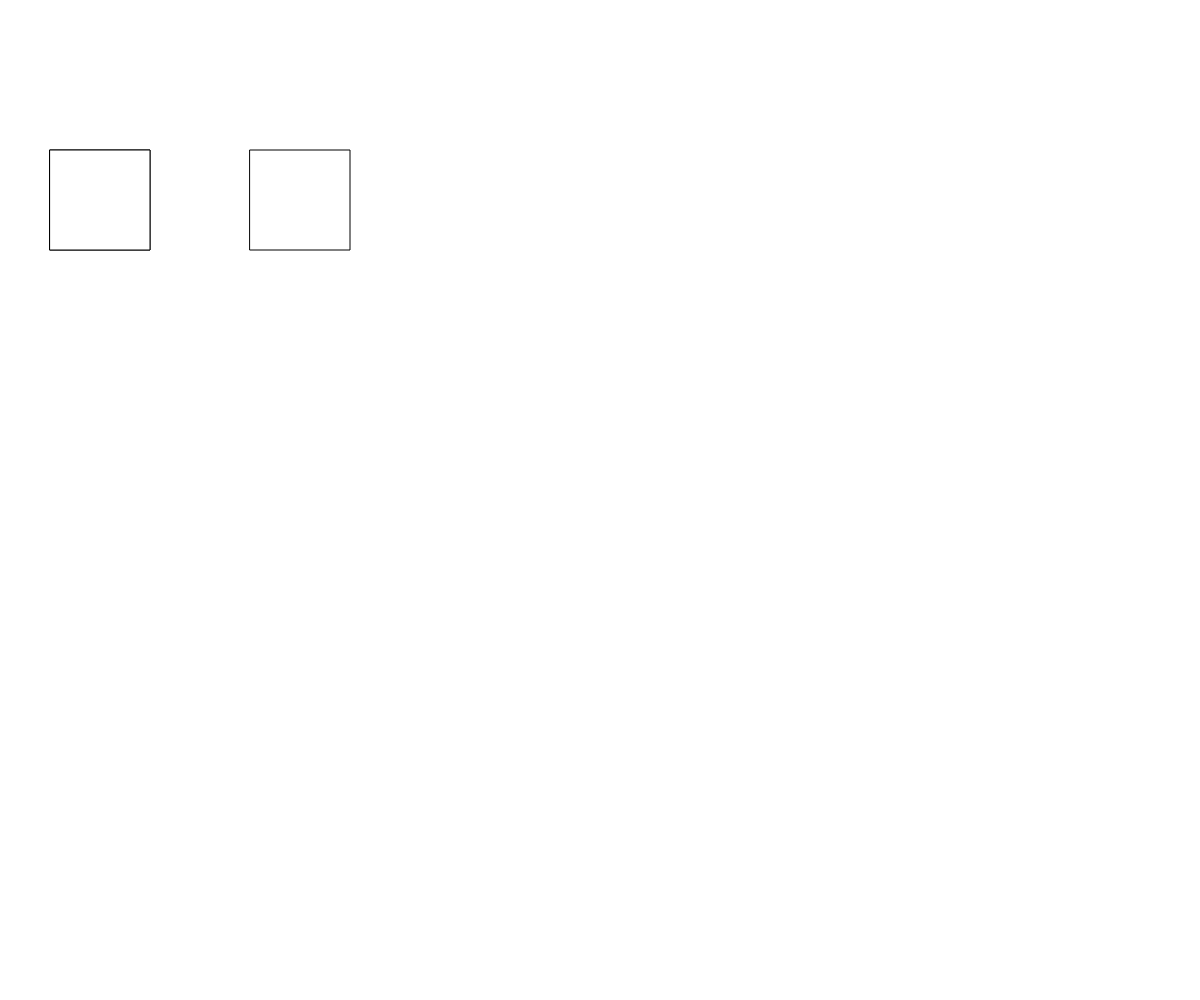
Frame 1 (no input)
Frame 60 (no input): identical to frame 1, image omitted
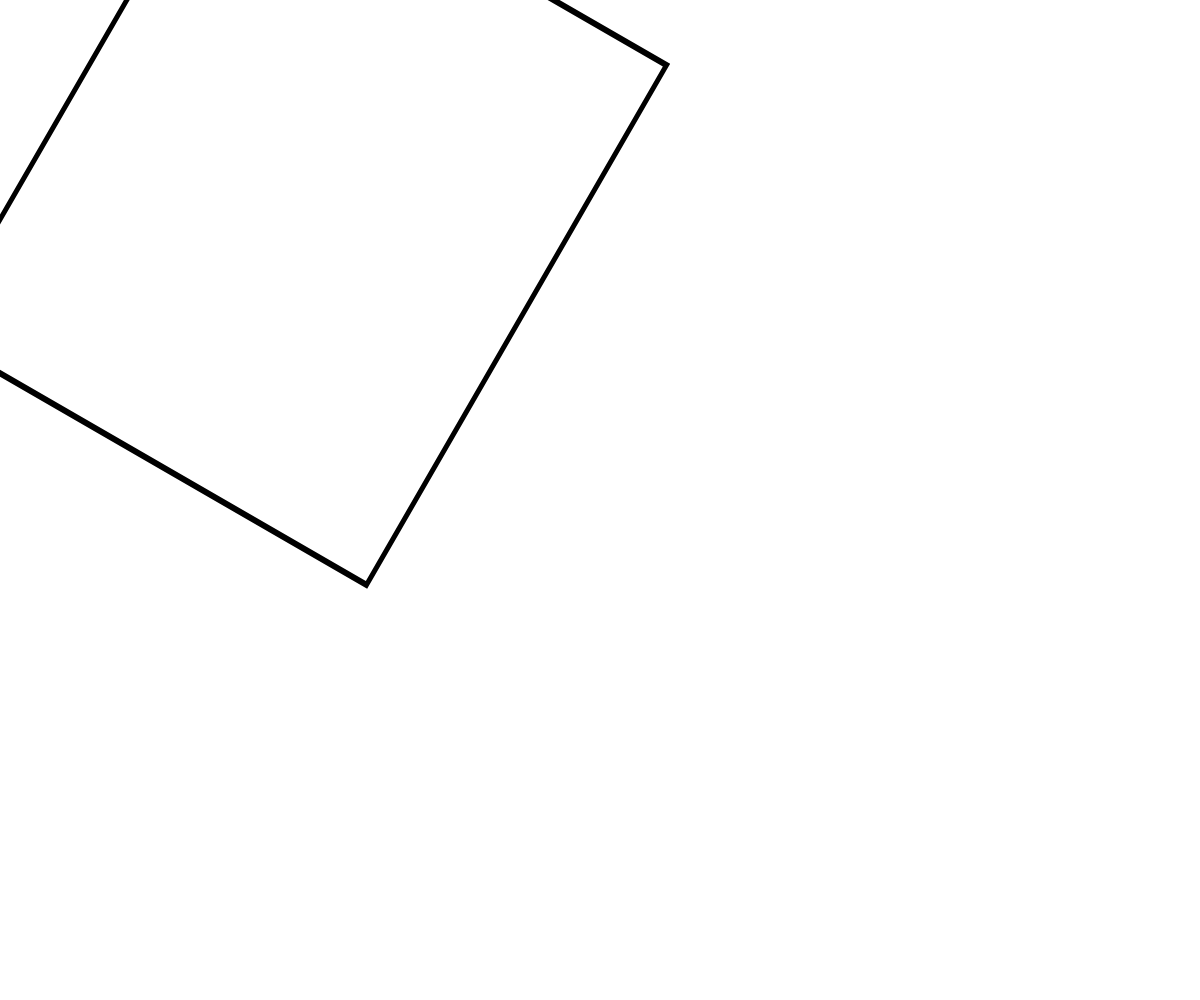
Frame 120 (the mouse pressed at the canvas centre since frame 60)

The p5.js sketch that drew these frames (run headless with seeded random() and noise() and a simulated clock; from frame 60 on, the mouse is pressed at the canvas centre):

// p5.js sketch
// ── sketch.js
function setup() {
    createCanvas(windowWidth, windowHeight);
    rectMode(CENTER);
}

function draw() {
    background(255);
    push();
    translate(100,200);
    rotate(radians(mouseX));
    rect(0, 0, 100, 100);
    pop();
    push();
    translate(100,200);
    rotate(radians(mouseY));
    rect(0, 0, 100, 100);
    pop();
    push();
    translate(300,200);
    rotate(radians(-mouseY));
    rect(0, 0, 100, 100);
    pop();
    translate(300,200);
    rotate(radians(-mouseX));
    scale(mouseX/100,mouseY/100);
    rect(0, 0, 100, 100);
}
